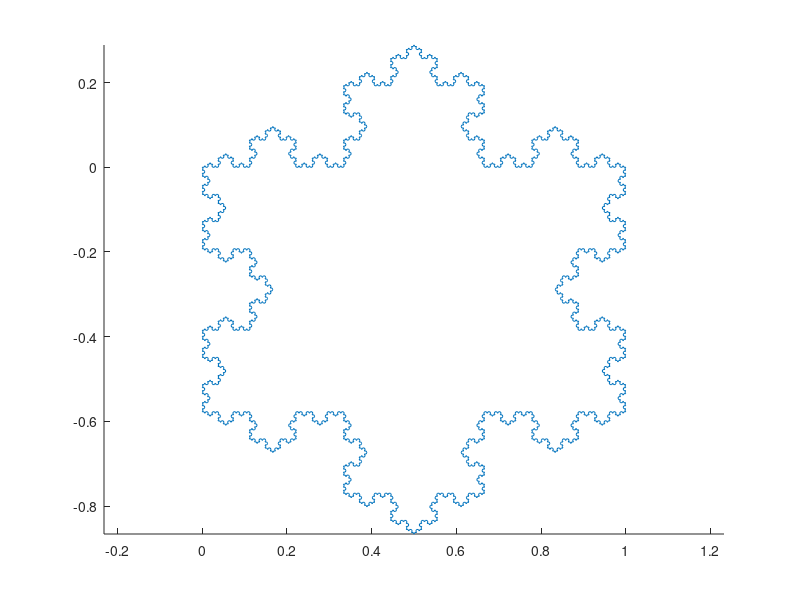
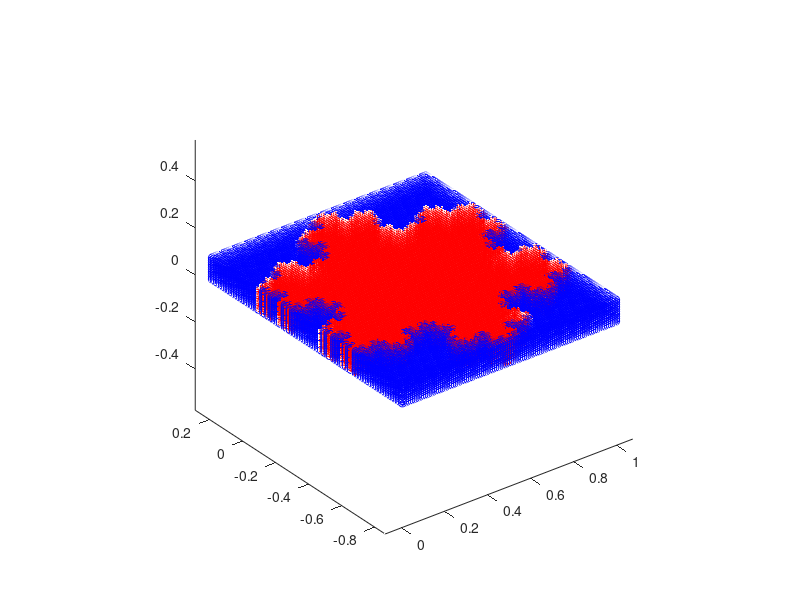
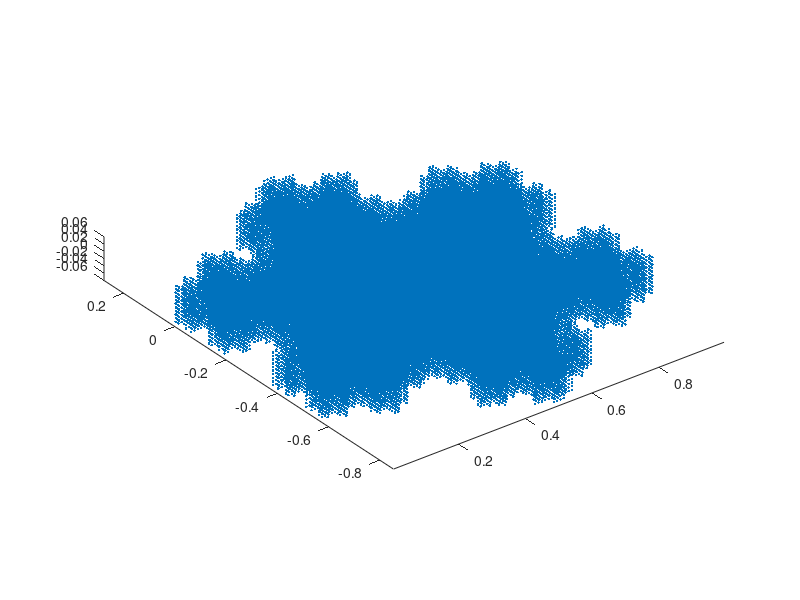

MATLAB code for these plots, in order:
% clear

%% Create Koch snowflake geometry
% I pinched the first piece of code (generating the vertices) from
% https://people.cs.clemson.edu/~goddard/handouts/math360/notes11.pdf

P = [ 0 0; 1 0; cos(-pi/3), sin(-pi/3); 0 0  ];   % a triangle
for iteration=1:5
    newP = zeros( size(P,1)*4+1, 2);
    for i=1:size(P,1)-1
        newP(4*i+1,:) = P(i,:);
        newP(4*i+2,:) = (2*P(i,:) + P(i+1,:) )/3;
        link = P(i+1,:)-P(i,:);
        ang = atan2( link(2), link(1) );
        linkLeng = sqrt( sum(link.^2) );
        newP(4*i+3,:) = newP(4*i+2,:) + (linkLeng/3)*[ cos(ang+pi/3), sin(ang+pi/3) ];
        newP(4*i+4,:) = (P(i,:) + 2*P(i+1,:) )/3;
    end
    newP( 4*size(P,1)+1,:) = P(size(P,1),:);
    P = newP;
end
hold on;   axis equal;
plot( P(:,1), P(:,2) );

%% Now I go about creating a bounding box and the voxelized grid. 

% Establish bounding box around snowflake
xmin = min(P(:,1));
ymin = min(P(:,2));
xmax = max(P(:,1));
ymax = max(P(:,2));

dx = xmax - xmin;
dy_temp = ymax - ymin;

% Create uniform grid of bounding box, including endpoints
Nx = 100; % number of voxels in x-direction
h  = dx/Nx; % voxel dimension
Ny = ceil(dy_temp/h);
dy = Ny*h;
Nz = 10;

% Readjust ymin and ymax, given new dy
ymin = ymin - (dy-dy_temp)/2;
ymax = ymax + (dy-dy_temp)/2;
zmin = -Nz/2 * h;
zmax = Nz/2 * h;


x = linspace(xmin+h/2,xmax-h/2,Nx);
y = linspace(ymin+h/2,ymax-h/2,Ny);
z = linspace(zmin+h/2,zmax-h/2,Nz);

for i = 1:Nx
    for j = 1:Ny
        for k = 1:Nz
            r(i,j,k,1) = x(i);
            r(i,j,k,2) = y(j);
            r(i,j,k,3) = z(k);
        end
    end
end

% plot geometry
xd = r(:,:,:,1);
yd = r(:,:,:,2);
zd = r(:,:,:,3);

% figure(1);
% plot3(xd(:), yd(:), zd(:), 's');
% axis equal;
% grid on;

% Inpolygon decides which of my voxels lie inside and outside the snowflake
[in,on] = inpolygon(xd(:),yd(:),P(:,1),P(:,2));

figure
plot3(xd(in),yd(in),zd(in),'r+') % points inside
hold on
plot3(xd(~in),yd(~in),zd(~in),'bo') % points outside
axis equal

figure
plot3(xd(in),yd(in),zd(in),'.')
axis image
% keyboard

% %% For Karina's code where she just wants the dipoles inside the shape  
% xx = xd(in);
% yy = yd(in);
% zz = zd(in);
% r = [xx,yy,zz];



